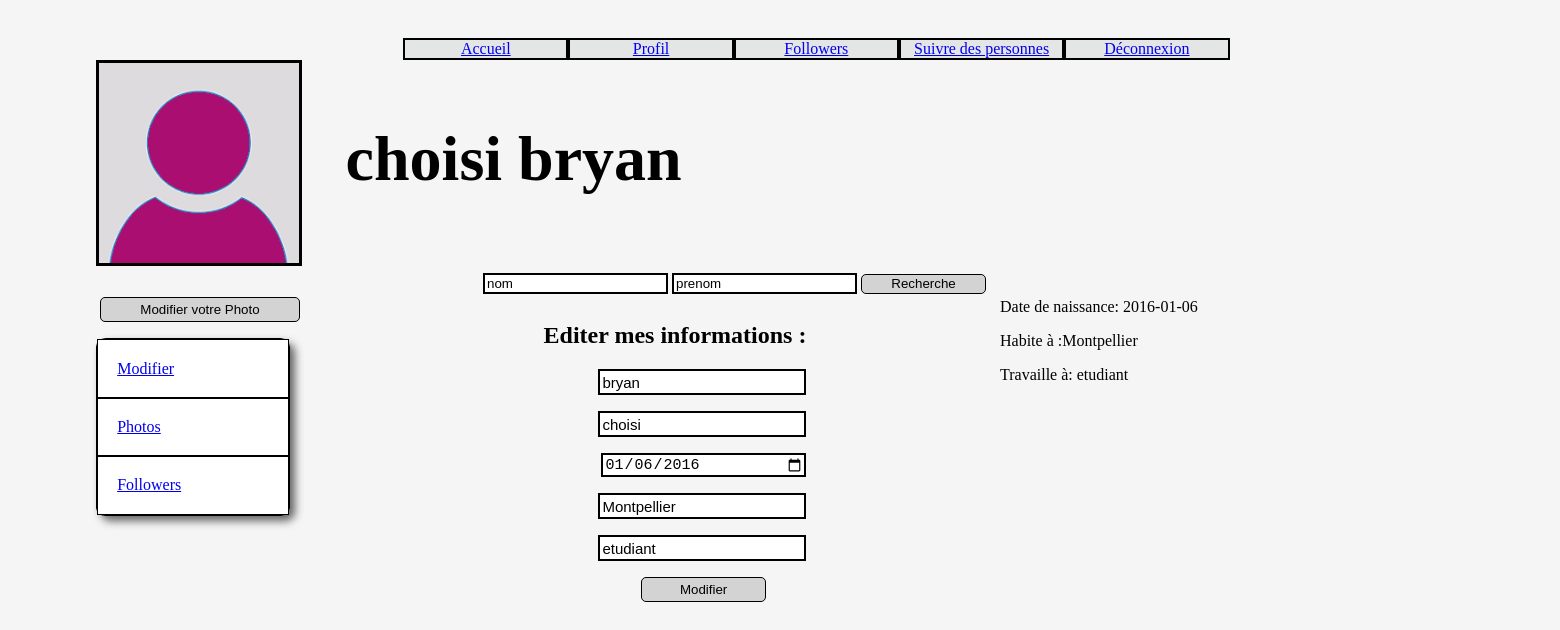
Page /modifier_profil.php (signed in) on the committed database.
### tables this page shows
CREATE TABLE IF NOT EXISTS `utilisateur` (
  `id` int(10) unsigned NOT NULL AUTO_INCREMENT,
  `nom` varchar(100) NOT NULL,
  `prenom` varchar(100) NOT NULL,
  `mail` varchar(255) NOT NULL,
  `mdp` varchar(255) NOT NULL,
  `naissance` date NOT NULL,
  `sexe` enum('M','F') NOT NULL,
  `ville` varchar(50) DEFAULT NULL,
  `profession` varchar(100) DEFAULT NULL,
  `image` text NOT NULL,
  `idfollower` int(11) NOT NULL,
  PRIMARY KEY (`id`)
);

### modifier_profil.php (the view, shortened to what this page needs)
<!DOCTYPE html>
<html>
	<head>
		<link rel="stylesheet" href="css/body_style.css">
		<link rel="stylesheet" href="css/entete_style.css">
	</head>
	<body>
		<header>
			<?php include("entete.php"); ?>
            <?php
            $reponse = $bdd->prepare('SELECT * FROM utilisateur where id= ?');
            $reponse->execute(array($_SESSION['id'],
            ));
            $resultat=$reponse->fetch();
            ?>
		</header>
        <button class="style_button" style="margin-left: 7.5em; width: 15em"><a href="javascript:void(0)" style="color: black; text-decoration: none" onclick="toggle_visibility('pop_image');">Modifier votre Photo</a> </button>
        <div id="info_user">
			<p>Date de naissance: <?php echo $resultat['naissance'] ?> </p>
			<p>Habite à :<?php echo $resultat['ville']?></p>
			<p>Travaille à: <?php echo $resultat['profession']?></p>
		</div>
		<div id="menu">
			<ul>
				<li><a href="modifier_profil.php">Modifier</a></li>
				<li><a href="mesphotos.php">Photos</a></li>
				<li><a href="followers.php">Followers</a></li>
			</ul>
		</div>
		<div id="edit_info">
			<h2>Editer mes informations :</h2>
			<form action="form_modifier_profil.php" method="post" id="alt_info" name="alt_info">
				<p><input type="text" class="input_name" value="<?php echo $resultat['nom']?>" placeholder="Nom:" name="nom" /></p>
				<p><input type="text" class="input_name" value="<?php echo $resultat['prenom']?>" placeholder="Prenom:" name="prenom" /></p>
				<p><input type="date" class="input_name" value="<?php echo $resultat['naissance']?>" name="naissance" ></p>
				<p><input type="text" class="input_name" value="<?php echo $resultat['ville']?>" placeholder="Ville: "  name="ville" ></p>
                <p><input type="text" class="input_name" value="<?php echo $resultat['profession']?>" placeholder="Profession:" name="profession" ></p>
				<input type="submit" class="style_button" value="Modifier" name="submit_connexion" />
			</form>
		</div>
	</body>
</html>

### entete.php (shortened to what this page needs)
<?php
try {
    $bdd = new PDO('mysql:host=localhost;dbname=cwitter', 'root', '');
}
catch (Exception $e)
{
    die('Erreur : ' . $e->getMessage());
}
?>
<link href="css/lightbox.css" rel="stylesheet">
<div id="header">
    <ul>
        <li><a href="timeline.php">Accueil</a></li>
        <li><a href="profil.php">Profil</a></li>
        <li><a href="followers.php">Followers</a></li>
        <li><a href="suivre.php">Suivre des personnes</a></li>
        <li><a href="deconnection.php">Déconnexion</a></li>
    </ul>
</div>
<?php
    $reponse = $bdd->prepare('SELECT * FROM utilisateur where id= ?');
    $reponse->execute(array($_SESSION['id'],
    ));
    $resultat=$reponse->fetch();
?>
    <div id="header_bottom">
        <div id="photo">
            <?php
                if(!empty($resultat['image']))
                {
                    ?>
                   <a style="color: #000000 " href="utilisateur/image/<?php echo $resultat['image']; ?>" data-lightbox=profil-1> <img width="200" height="200" class="profil" src="utilisateur/image/<?php echo $resultat['image']; ?>" border="3"/> </a>
                    <?php
                }
            ?>
        </div>
        <div id="user_name">
            <h1> <?php echo $resultat['prenom'];echo "  "; echo $resultat['nom'];?>  </h1>
        </div>
    </div>
    <form action="search.php" method="post">
        <table id="search">
            <tr>
                <td><input class="input_search" type="text" placeholder="nom" name="nom"></td>
                <td><input class="input_search" type="text" placeholder="prenom" name="prenom"></td>
                <td><input class="button_search" type="submit"  value="Recherche" name="submit_search" /></td>
            </tr>
        </table>
    </form>

### css/body_style.css (style rules this page uses)
body { width: 1920px; margin: 0 auto; overflow: auto; overflow-x: hidden; background: #F5F5F5; }
#header_bottom { width: 100%; clear: both; overflow:auto; }
#header { margin:0 auto; clear:both; }
#info_user { width: 20%; position: absolute; bottom: 400px; left: 1000px; float:right; margin-right: 45%; vertical-align: top; display: block; clear: both; overflow: auto; }
#edit_info { float: right; vertical-align: top; margin-right: 58%; }
#alt_info { text-align: right; }
.style_button { width: 125px; height:25px; display:inline-block; margin-right: 15%; border-radius :5px; background-color:#d3d3d3; border:1px solid #000000; }
.input_name { width:200px; height:20px; font-size:15px; border : 2px solid black; }
#menu { clear: both; }
#menu ul { float: left; padding-left: 0; margin-left: 5%; width: 10%; border-radius: 5%; box-shadow: 5px 5px 9px 0 #656565; border: 1px solid black; }
#menu li { text-align: left; padding:10% 10%; list-style-type: none; border: 0.1em solid; background-color: #FFFFFF; }
h2 { float: left; margin-top: 0; margin-left:6px; display: inline-block; }

### css/entete_style.css (style rules this page uses)
html { width: 1920px; margin: 0 auto; }
body { width: 1920px; margin: 0 auto; }
#header { width:1920px; overflow: auto; margin: 0 auto; }
#header ul { padding-top: 2%; width: 70%; overflow: auto; margin: 0 auto; padding-left: 12%; margin-top: 0px; }
#header li { text-align: center; list-style: none; width: 12%; margin: 0; float: left; background-color: #E4E6E6; border: 2px solid; }
#header ul li a { margin: 0; }
#header_bottom { width: 100%; clear: both; overflow:auto; }
#header_bottom #photo, #header_bottom #user_name { padding-left: 5%; width: 13%; float:left; }
#header_bottom #photo { padding-left: 5%; width: 13%; }
#header_bottom #user_name { padding-left: 0; margin-top: 1%; width: 35%; font-size: 200%; }
#search { width: auto; margin-left: 25%; }
.input_search { border : 2px solid black; color: #708090; }
.button_search { background-color:#d3d3d3; border:1px solid #000000; border-radius :5px; width: 125px; height:20px; }

### css/lightbox.css (style rules this page uses)
body:after { content: url(../images/close.png) url(../images/loading.gif) url(../images/prev.png) url(../images/next.png); display: none; }

### rows in the picture
utilisateur: image (placeholder picture), prenom "choisi", nom "bryan", naissance "2016-01-06", ville "Montpellier", profession "etudiant", naissance "01/06/2016"
